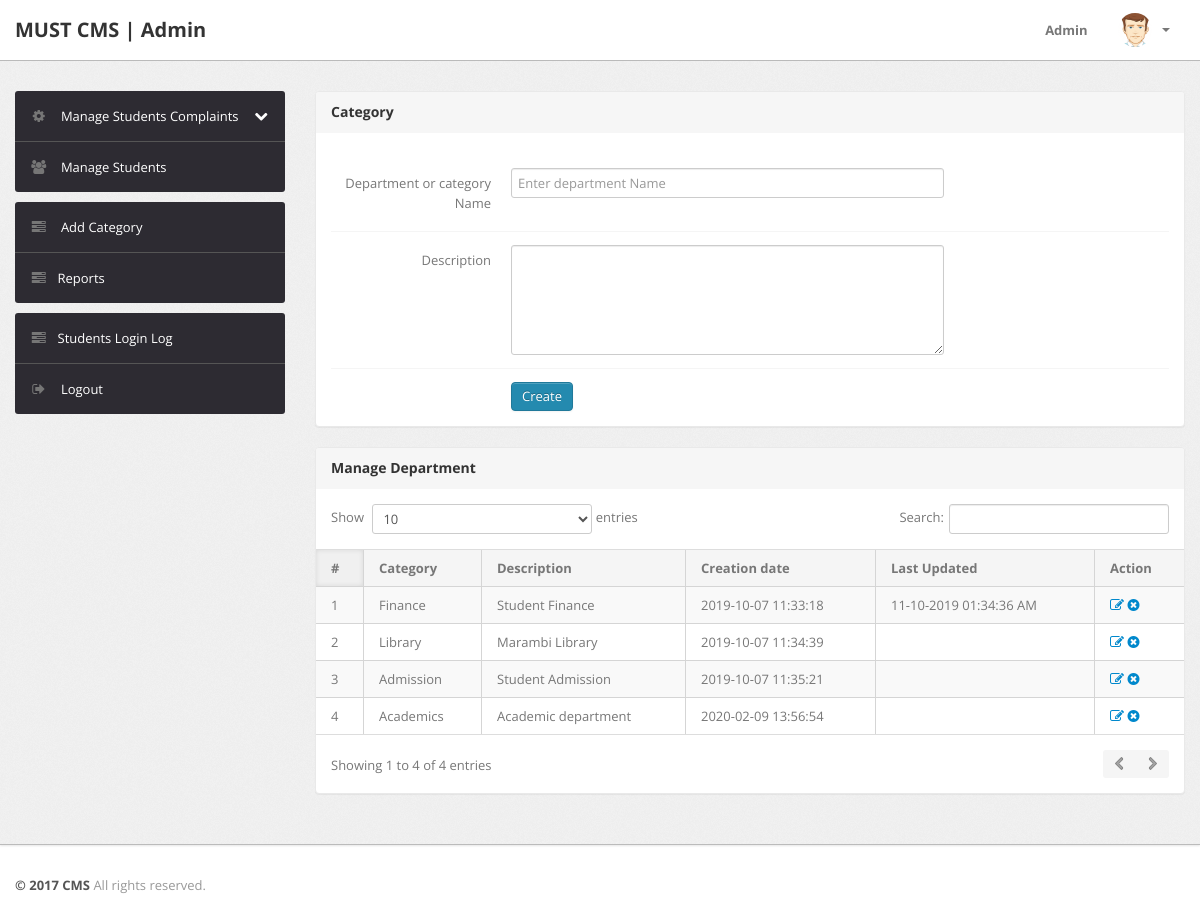
The app's page /admin/category.php (signed in) with its own data.
### tables this page shows
CREATE TABLE `department` (
  `id` int(11) NOT NULL,
  `departmentName` varchar(255) NOT NULL,
  `departmentDescription` longtext NOT NULL,
  `creationDate` timestamp NOT NULL DEFAULT CURRENT_TIMESTAMP,
  `updationDate` varchar(255) DEFAULT NULL
);

### admin/category.php (the view, shortened to what this page needs)
<?php
include('include/config.php');
if(strlen($_SESSION['alogin'])==0)
	{
header('location:index.php');
}
else{
?>
<!DOCTYPE html>
<html lang="en">
<head>
	<link type="text/css" href="bootstrap/css/bootstrap.min.css" rel="stylesheet">
	<link type="text/css" href="bootstrap/css/bootstrap-responsive.min.css" rel="stylesheet">
	<link type="text/css" href="css/theme.css" rel="stylesheet">
	<link type="text/css" href="images/icons/css/font-awesome.css" rel="stylesheet">
</head>
<body>
<?php include('include/header.php');?>
	<div class="wrapper">
		<div class="container">
			<div class="row">
<?php include('include/sidebar.php');?>
			<div class="span9">
					<div class="content">
						<div class="module">
							<div class="module-head">
								<h3>Category</h3>
							</div>
							<div class="module-body">
									<br />
			<form class="form-horizontal row-fluid" name="department" method="post" >
<div class="control-group">
<label class="control-label" for="basicinput">Department or category Name</label>
<div class="controls">
<input type="text" placeholder="Enter department Name"  name="department" class="span8 tip" required>
</div>
</div>
<div class="control-group">
											<label class="control-label" for="basicinput">Description</label>
											<div class="controls">
												<textarea class="span8" name="description" rows="5" required></textarea>
											</div>
										</div>
	<div class="control-group">
											<div class="controls">
												<button type="submit" name="submit" class="btn btn-primary">Create</button>
											</div>
										</div>
									</form>
							</div>
						</div>
	<div class="module">
							<div class="module-head">
								<h3>Manage Department</h3>
							</div>
							<div class="module-body table">
								<table cellpadding="0" cellspacing="0" border="0" class="datatable-1 table table-bordered table-striped	 display" width="100%">
									<thead>
										<tr>
											<th>#</th>
											<th>Category</th>
											<th>Description</th>
											<th>Creation date</th>
											<th>Last Updated</th>
											<th>Action</th>
										</tr>
									</thead>
									<tbody>
<?php $query=mysqli_query($con,"select * from department");
$cnt=1;
while($row=mysqli_fetch_array($query))
{
?>
										<tr>
											<td><?php echo htmlentities($cnt);?></td>
											<td><?php echo htmlentities($row['departmentName']);?></td>
											<td><?php echo htmlentities($row['departmentDescription']);?></td>
											<td> <?php echo htmlentities($row['creationDate']);?></td>
											<td><?php echo htmlentities($row['updationDate']);?></td>
											<td>
											<a href="edit-category.php?id=<?php echo $row['id']?>" ><i class="icon-edit"></i></a>
											<a href="category.php?id=<?php echo $row['id']?>&del=delete" onClick="return confirm('Are you sure you want to delete?')"><i class="icon-remove-sign"></i></a></td>
										</tr>
										<?php $cnt=$cnt+1; } ?>
								</table>
							</div>
						</div>
					</div>
				</div>
			</div>
		</div>
	</div>
<?php include('include/footer.php');?>
</body>
<?php } ?>

### records on screen
department: departmentName "Finance", departmentDescription "Student Finance", creationDate "2019-10-07 11:33:18", updationDate "11-10-2019 01:34:36 AM"
department: departmentName "Library", departmentDescription "Marambi Library", creationDate "2019-10-07 11:34:39"
department: departmentName "Admission", departmentDescription "Student Admission", creationDate "2019-10-07 11:35:21"
department: departmentName "Academics", departmentDescription "Academic department", creationDate "2020-02-09 13:56:54"
